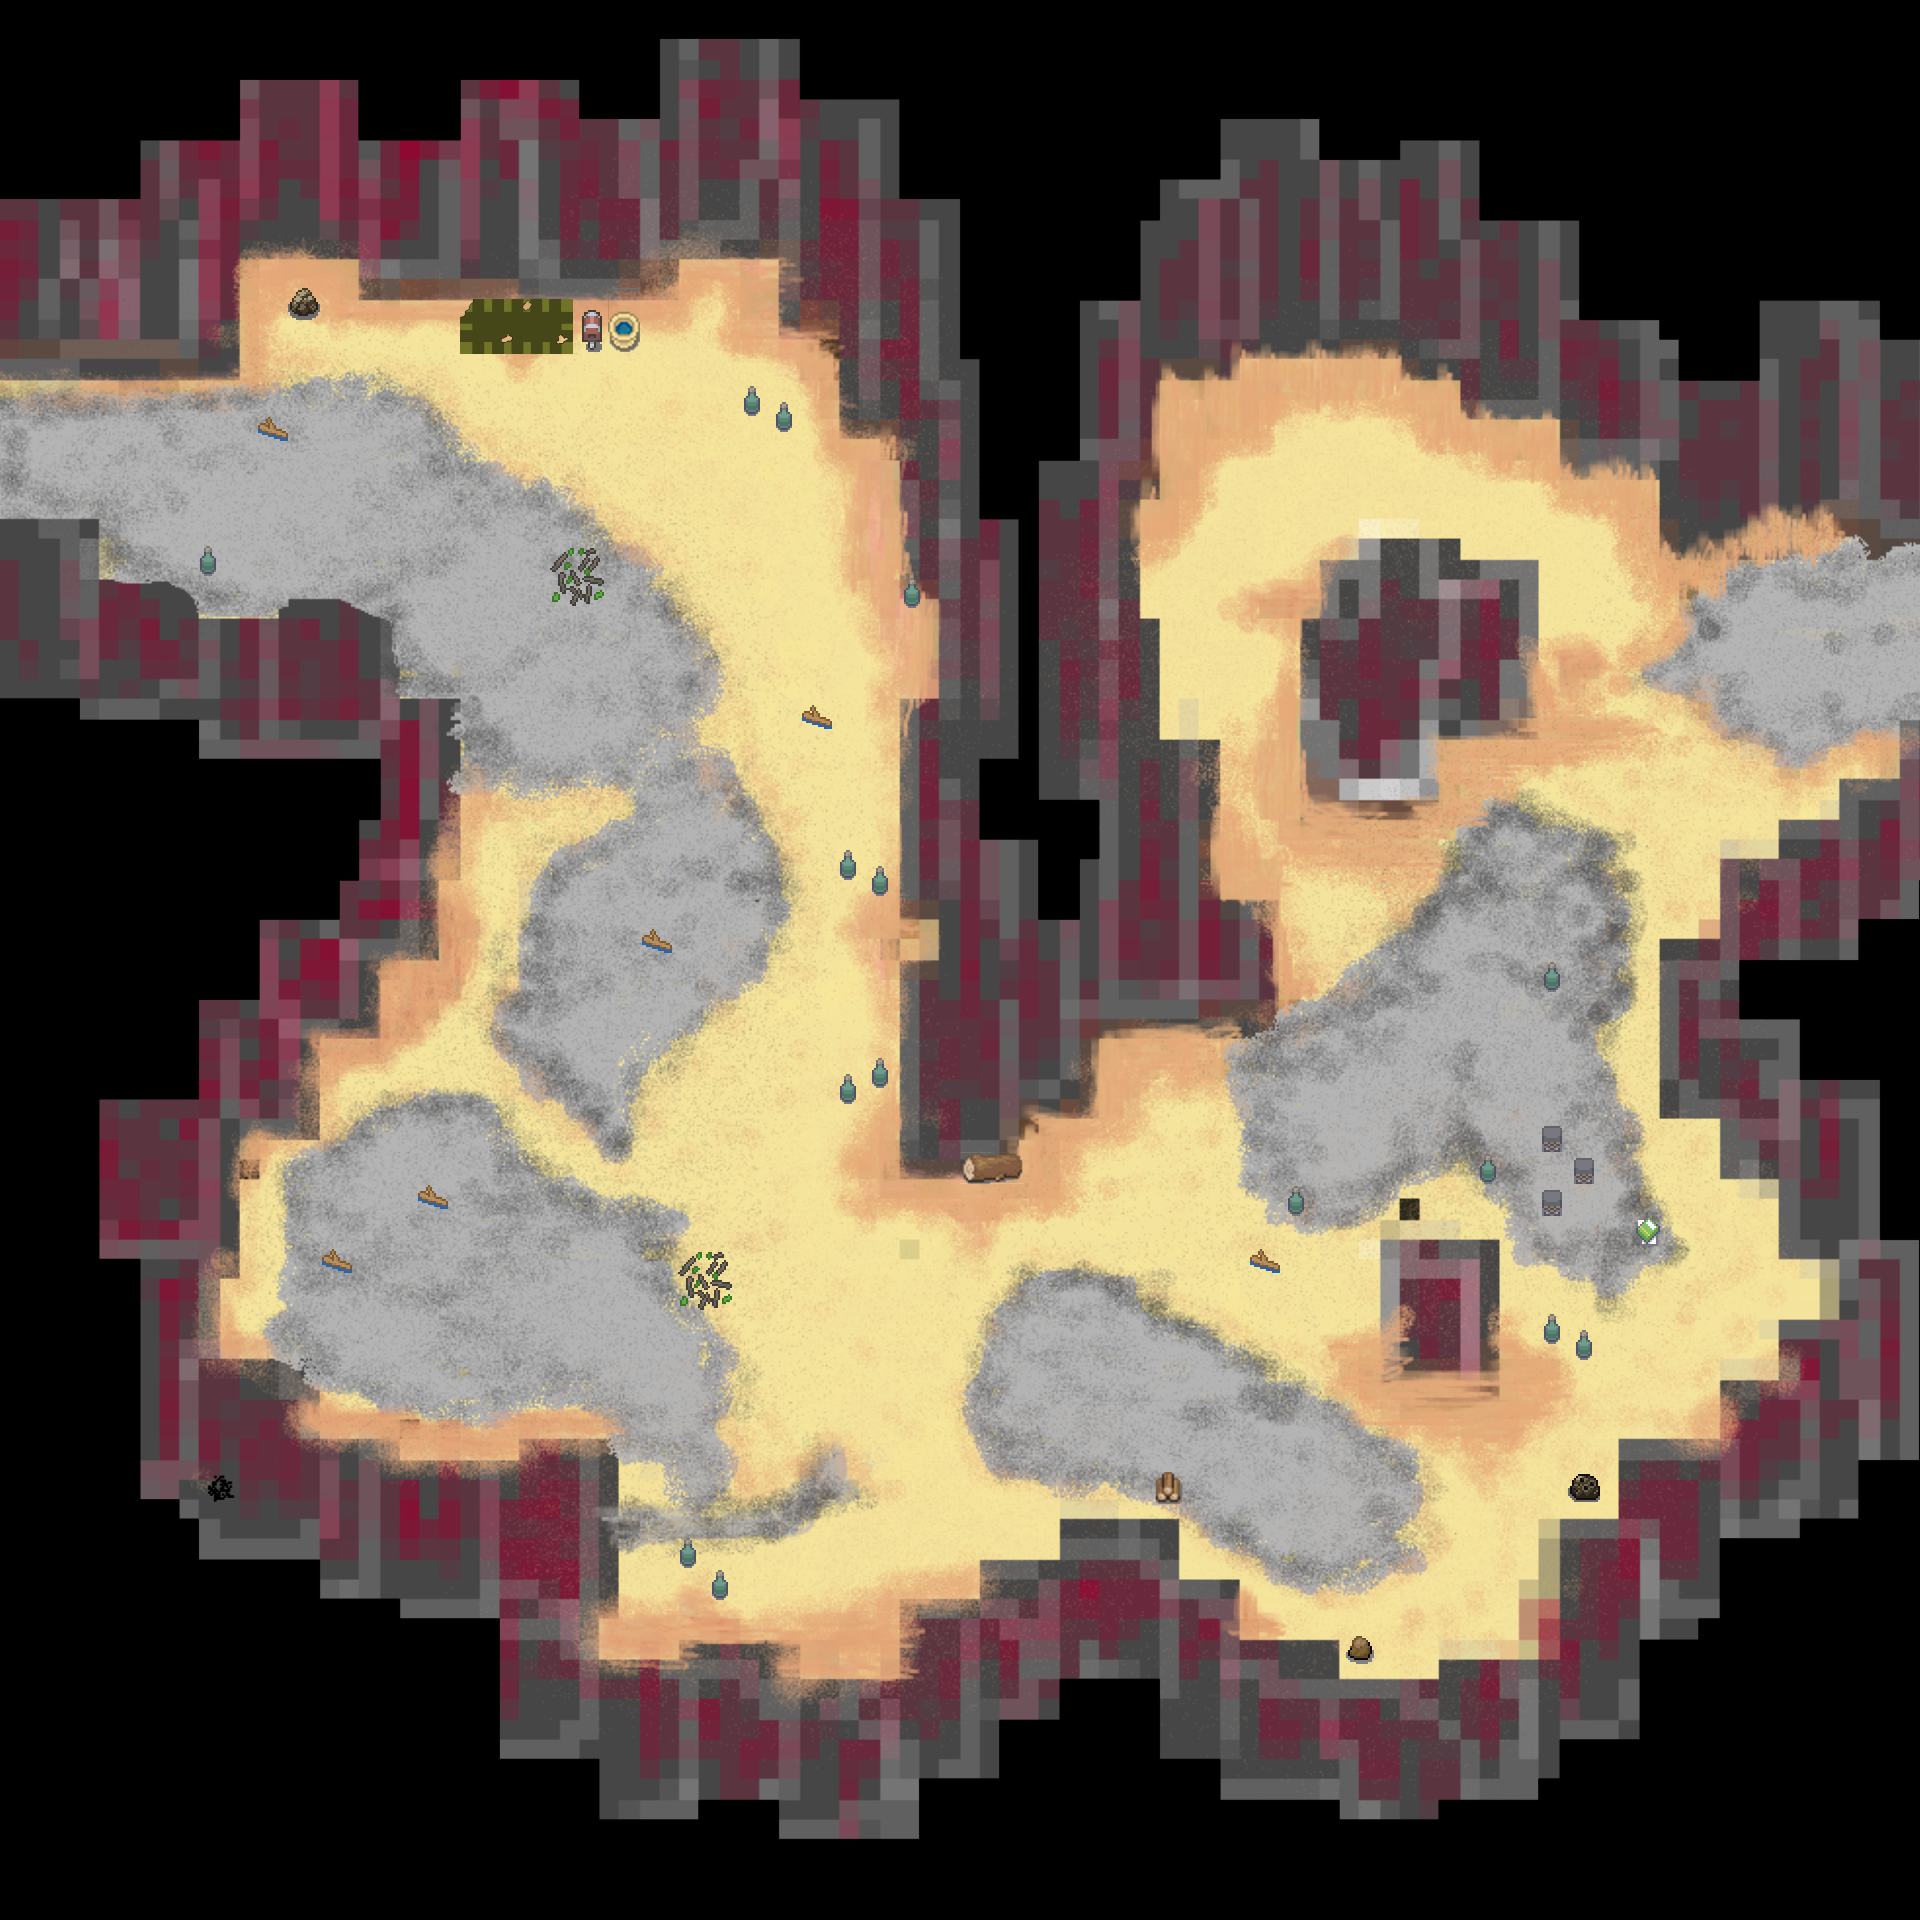

Tiled map render using the project's own tile images. Description and the map definition, with tile-layer contents summarised, below:
An orthogonal 60x60 tile map with 32x32 px tiles, 1 tile layer (More Decor), 2 tilesets, 1 image layer and 89 objects (19x Garbage 1, 17x Garbage 2, 17x Garbage Pile, 11x Crumpled Paper, 8x Banana Peel, ...).

<map version="1.10" tiledversion="1.11.2" orientation="orthogonal" renderorder="right-down" width="60" height="60" tilewidth="32" tileheight="32" infinite="0" nextlayerid="7" nextobjectid="120">
 <tileset firstgid="1" source="More Decor.tsx" />
 <tileset firstgid="217" source="Decoration.tsx" />
 <imagelayer id="2" name="outside">
  <image source="../maps/outside.png" width="2000" height="2000" />
 </imagelayer>
 <objectgroup id="4" name="Object">
  <object id="4" name="Door" x="505.82" y="290.52" width="202" height="105.33">
   <properties>
    <property name="destination" value="assets/map_data/home.tmx" />
    <property name="x_max" type="int" value="499" />
    <property name="x_min" type="int" value="13" />
    <property name="y_max" type="int" value="486" />
    <property name="y_min" type="int" value="106" />
   </properties>
  </object>
  <object id="7" name="Player" x="514.667" y="307.33" />
  <object id="8" name="Enemy" x="1452" y="1030.67">
   <properties>
    <property name="enemyID" type="int" value="1243" />
   </properties>
  </object>
  <object id="11" name="Enemy" x="1245" y="1090.33">
   <properties>
    <property name="enemyID" type="int" value="94027" />
   </properties>
  </object>
  <object id="70" name="NPC" x="1415.67" y="834.667">
   <properties>
    <property name="character" value="old-man" />
   </properties>
  </object>
  <object id="105" name="Enemy2" x="1080" y="1305.33">
   <properties>
    <property name="enemyID" type="int" value="93478" />
   </properties>
  </object>
  <object id="116" name="Enemy2" x="635" y="979">
   <properties>
    <property name="enemyID" type="int" value="3294892" />
   </properties>
  </object>
  <object id="119" name="Enemy" x="726" y="1091">
   <properties>
    <property name="enemyID" type="int" value="871234" />
   </properties>
  </object>
 </objectgroup>
 <objectgroup id="5" name="Obstacles">
  <object id="18" name="Garbage 1" x="583.758" y="752.121" width="50.6667" height="53.3333" />
  <object id="19" name="Garbage 1" x="766.667" y="896.97" width="60.6061" height="66.6667" />
  <object id="20" name="Garbage 2" x="815.152" y="948.485" width="63.6364" height="63.6364" />
  <object id="21" name="Garbage 2" x="1018.18" y="1112.12" width="54.5455" height="57.5758" />
  <object id="22" name="Garbage 2" x="524.242" y="787.879" width="48.4848" height="57.5758" />
  <object id="23" name="Garbage 1" x="378.788" y="581.818" width="69.697" height="75.7576" />
  <object id="24" name="Garbage 1" x="1096" y="1037.33" width="68" height="66.6667" />
  <object id="25" name="Garbage 2" x="562.667" y="809.333" width="61.3333" height="66.6667" />
  <object id="26" name="Garbage 1" x="454.667" y="770.667" width="66.6667" height="68" />
  <object id="27" name="Garbage 1" x="217.67" y="1249.33" width="74.6667" height="74.6667" />
  <object id="28" name="Garbage 2" x="1052" y="1462.67" width="60" height="58.6667" />
  <object id="29" name="Garbage 2" x="1006.67" y="1501.33" width="58.6667" height="57.3333" />
  <object id="30" name="Garbage 1" x="436.67" y="1367.67" width="69.3333" height="68" />
  <object id="33" name="House" x="407.33" y="110.67" width="278.667" height="156" />
  <object id="34" name="Garbage 2" x="387.33" y="259.67" width="69.3333" height="62.6667" />
  <object id="35" name="Garbage 1" x="330.33" y="322.667" width="70.6667" height="70.6667" />
  <object id="36" name="Garbage 1" x="747.67" y="253.333" width="65.3333" height="66.6667" />
  <object id="39" name="Garbage Pile" x="678.667" y="228" width="96" height="58.6667" />
  <object id="41" name="Garbage Pile" x="1.33333" y="364" width="86.6667" height="76" />
  <object id="42" name="Garbage Pile" x="400" y="653.67" width="96" height="64" />
  <object id="44" name="Garbage Pile" x="792" y="1014.67" width="102.667" height="68" />
  <object id="45" name="Garbage Pile" x="294.667" y="1333.33" width="113.333" height="70.6667" />
  <object id="46" name="Garbage Pile" x="698.667" y="552" width="117.333" height="69.3333" />
  <object id="47" name="Garbage Pile" x="414.667" y="1078.67" width="116" height="69.3333" />
  <object id="48" name="Garbage Pile" x="956.67" y="1522.67" width="105.333" height="56" />
  <object id="49" name="Garbage Pile" x="1050.67" y="1104" width="86.6667" height="48" />
  <object id="51" name="Garbage Pile 2" x="317.33" y="261.33" width="101.333" height="48" />
  <object id="52" name="Crumpled Paper" x="590" y="290.33" />
  <object id="54" name="Garbage 1" x="241.333" y="296" />
  <object id="55" name="Crumpled Paper" x="144" y="325" />
  <object id="56" name="Garbage Pile" x="252" y="252" />
  <object id="57" name="Garbage Pile" x="197.333" y="365.33" />
  <object id="58" name="Garbage 1" x="89.33" y="501.67" />
  <object id="59" name="Garbage 2" x="205.333" y="535.67" />
  <object id="60" name="Crumpled Paper" x="344" y="1134.67" />
  <object id="61" name="Garbage Pile 2" x="0.33" y="465.33" />
  <object id="62" name="Crumpled Paper" x="296" y="561.33" />
  <object id="63" name="Banana Peel" x="447.33" y="714.67" />
  <object id="64" name="House" x="1305.33" y="662.667" />
  <object id="65" name="Crumpled Paper" x="248" y="1168" />
  <object id="66" name="Banana Peel" x="289.333" y="1184" />
  <object id="67" name="Garbage 2" x="505.67" y="915" />
  <object id="68" name="Garbage Pile" x="464.67" y="887.33" />
  <object id="69" name="Crumpled Paper" x="398.667" y="998.667" />
  <object id="72" name="Garbage 2" x="1472" y="642.67" />
  <object id="73" name="Garbage Pile 2" x="1557.33" y="861.333" />
  <object id="74" name="Crumpled Paper" x="1234.67" y="745.333" />
  <object id="75" name="Banana Peel" x="628.33" y="262.667" height="1.33333" />
  <object id="80" name="Broken Car" x="1389.33" y="1250.67" />
  <object id="81" name="Garbage Pile" x="1186.67" y="988" />
  <object id="82" name="Garbage 1" x="1261" y="825" />
  <object id="83" name="Crumpled Paper" x="1494.67" y="786.67" />
  <object id="84" name="Garbage 2" x="1672" y="557.333" />
  <object id="85" name="Garbage 2" x="790.67" y="300.33" />
  <object id="86" name="Garbage Pile 2" x="796" y="1602.67" />
  <object id="87" name="Crumpled Paper" x="648" y="1556" />
  <object id="88" name="Garbage 1" x="574.667" y="1470.67" />
  <object id="89" name="Garbage Pile" x="906.667" y="1574.67" />
  <object id="90" name="Garbage Pile" x="584" y="1440.67" />
  <object id="91" name="Crumpled Paper" x="1237.33" y="911.67" />
  <object id="92" name="Garbage 1" x="816" y="484" />
  <object id="93" name="Garbage 2" x="849.333" y="441" />
  <object id="94" name="Banana Peel" x="866.667" y="581.333" />
  <object id="95" name="Garbage 1" x="834.667" y="345.333" />
  <object id="96" name="Banana Peel" x="835.67" y="804.67" />
  <object id="97" name="Garbage Pile" x="866" y="648" />
  <object id="98" name="Garbage 2" x="893.333" y="656.33" />
  <object id="99" name="Garbage 1" x="881.33" y="731.33" />
  <object id="100" name="Garbage Pile 2" x="1294.67" y="1430.67" />
  <object id="101" name="Garbage 2" x="1254.67" y="1456" />
  <object id="102" name="Garbage 1" x="1180" y="1502.67" />
  <object id="103" name="Garbage 2" x="1214.67" y="1472" />
  <object id="104" name="Crumpled Paper" x="970.667" y="1150.67" />
  <object id="107" name="Banana Peel" x="830.667" y="1060" />
  <object id="109" name="Broken Car" x="1334.67" y="552" height="1.33333" />
  <object id="110" name="Garbage Pile" x="872" y="1297.33" />
  <object id="111" name="Banana Peel" x="1508" y="1190.67" />
  <object id="112" name="Garbage 1" x="1609.33" y="906.667" />
  <object id="113" name="Garbage 1" x="1632" y="938.667" />
  <object id="114" name="Banana Peel" x="1648" y="1101.33" />
  <object id="115" name="Garbage 2" x="1641.33" y="994" />
 </objectgroup>
 <layer id="6" name="More Decor" width="60" height="60">
  <data>[3600 cells, 47 non-empty, 20 distinct tile ids]</data>
 </layer>
</map>
